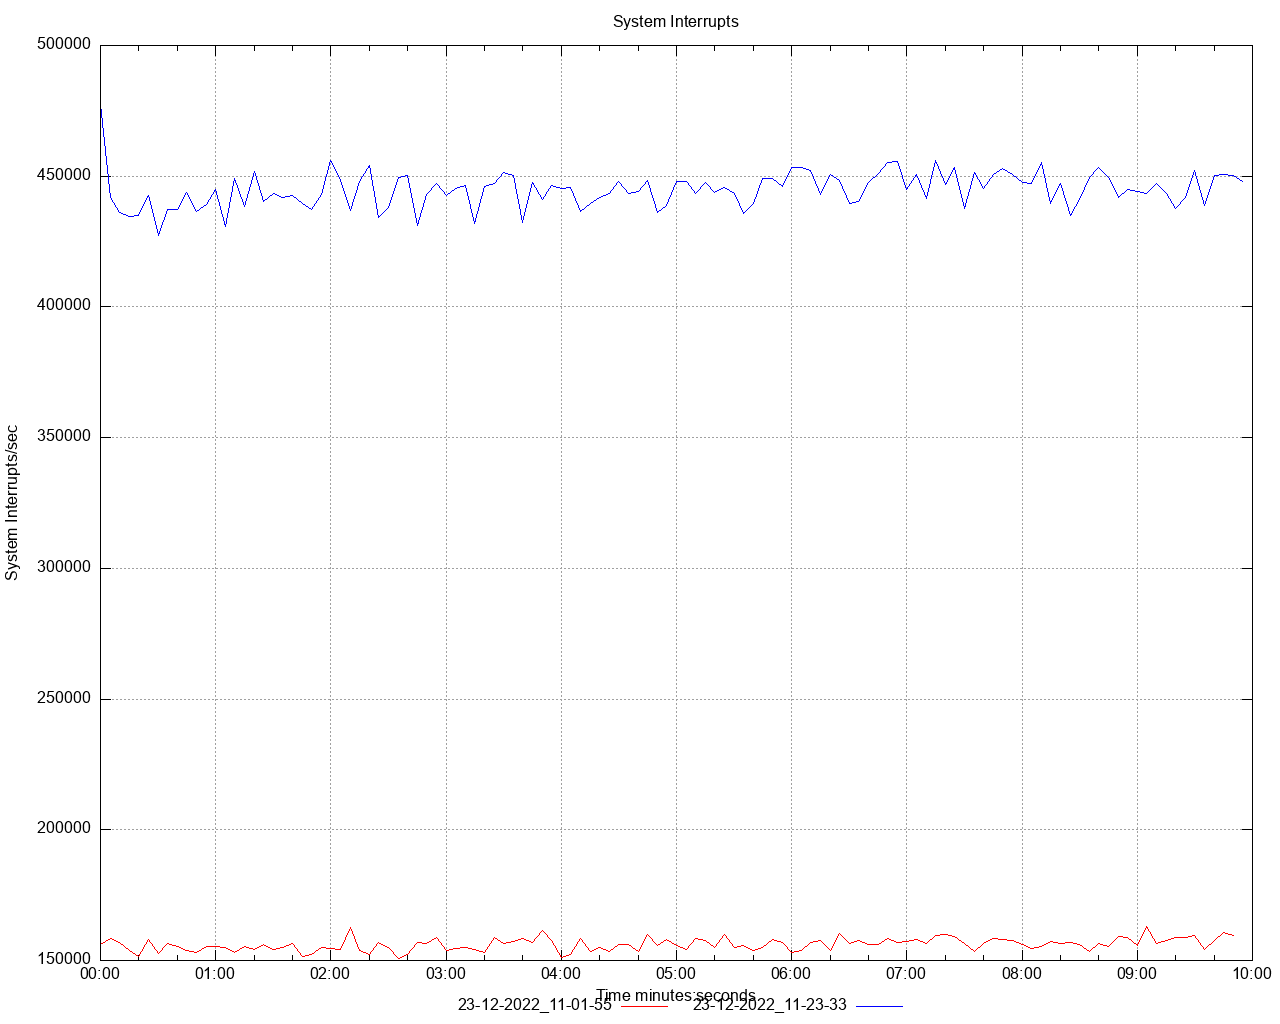

Recreate this plot in gnuplot.
set title 'System Interrupts' noenhanced
set style data lines
set datafile separator ","
set terminal png size 1280,1024
set grid
set key below
set xdata time
set timefmt "%s"
offset = 0
t0(x)=(offset=($0==0) ? x : offset, x - offset)
set xlabel 'Time minutes:seconds'
set ylabel 'System Interrupts/sec'
set output '/Users/ahmet.mircik/Workspace/python/hazelcast-simulator/offload-benchmarks/report/dstat/system_interrupts_A2.png'
plot \
   '/Users/ahmet.mircik/Workspace/python/hazelcast-simulator/offload-benchmarks/report/data/system_interrupts_A2_1.data' using (t0(timecolumn(1))):2 title "23-12-2022_11-01-55" noenhanced lt rgb "red", \
   '/Users/ahmet.mircik/Workspace/python/hazelcast-simulator/offload-benchmarks/report/data/system_interrupts_A2_2.data' using (t0(timecolumn(1))):2 title "23-12-2022_11-23-33" noenhanced lt rgb "blue", \
